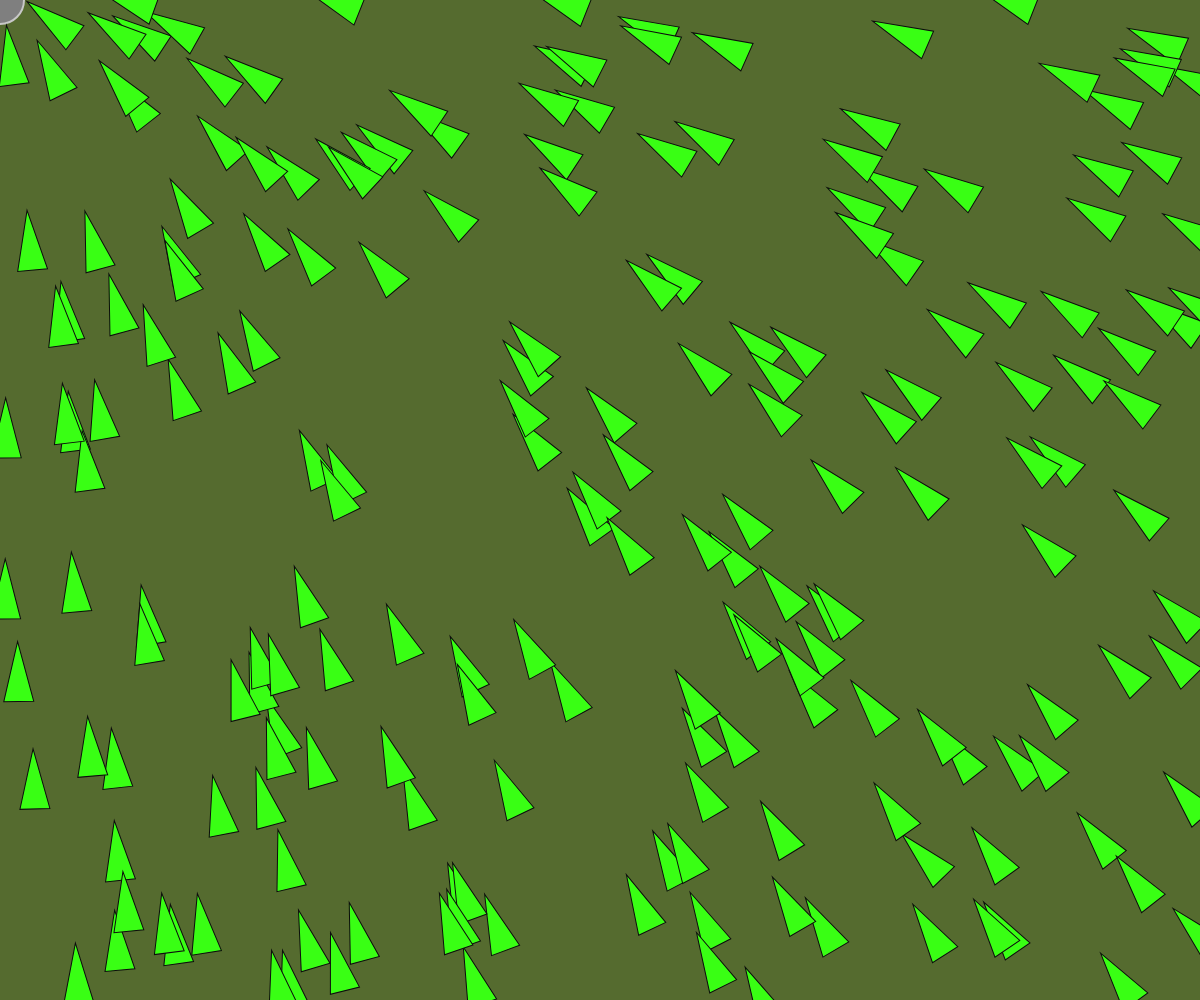
Frame 1 (no input)
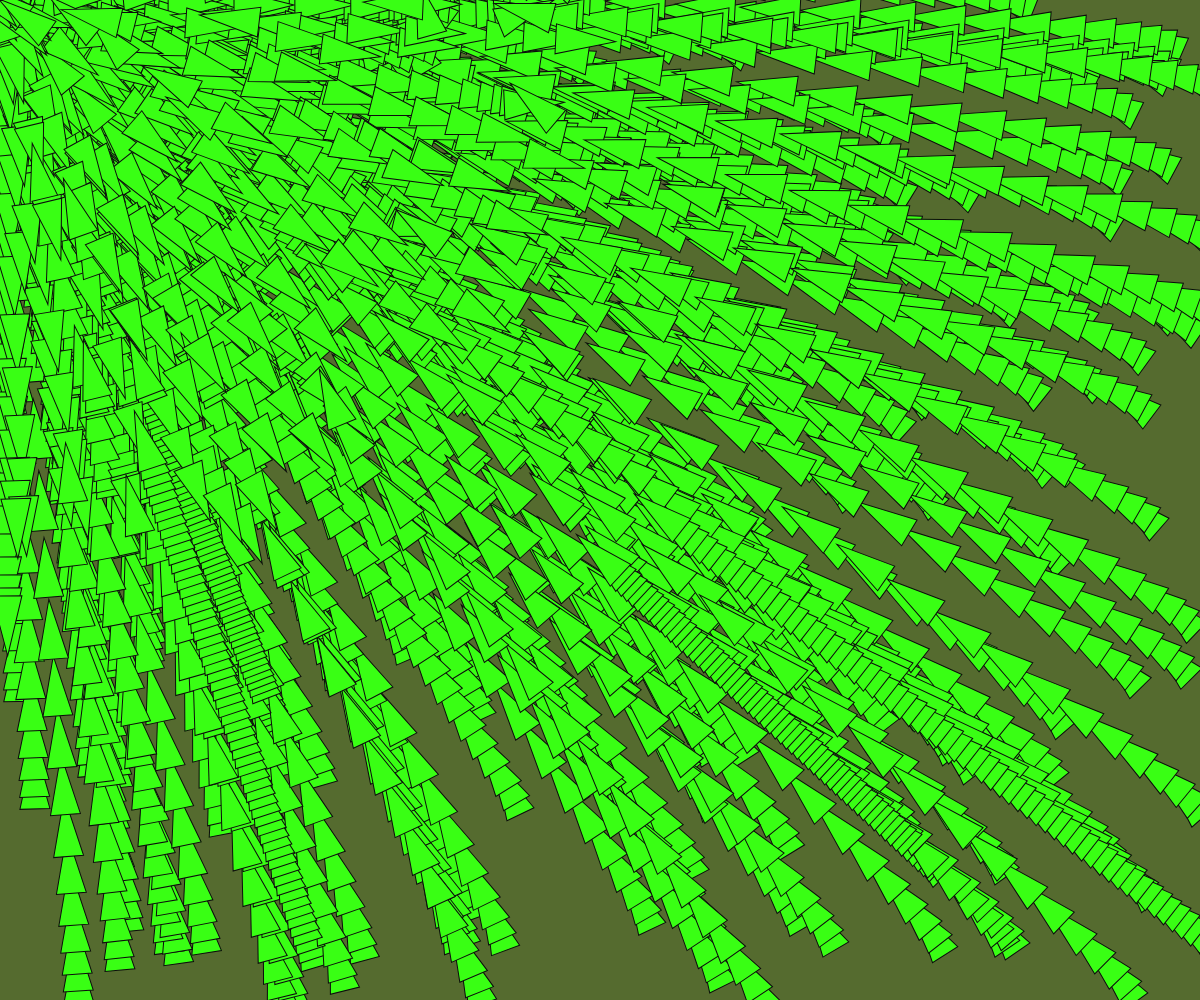
Frame 60 (no input)
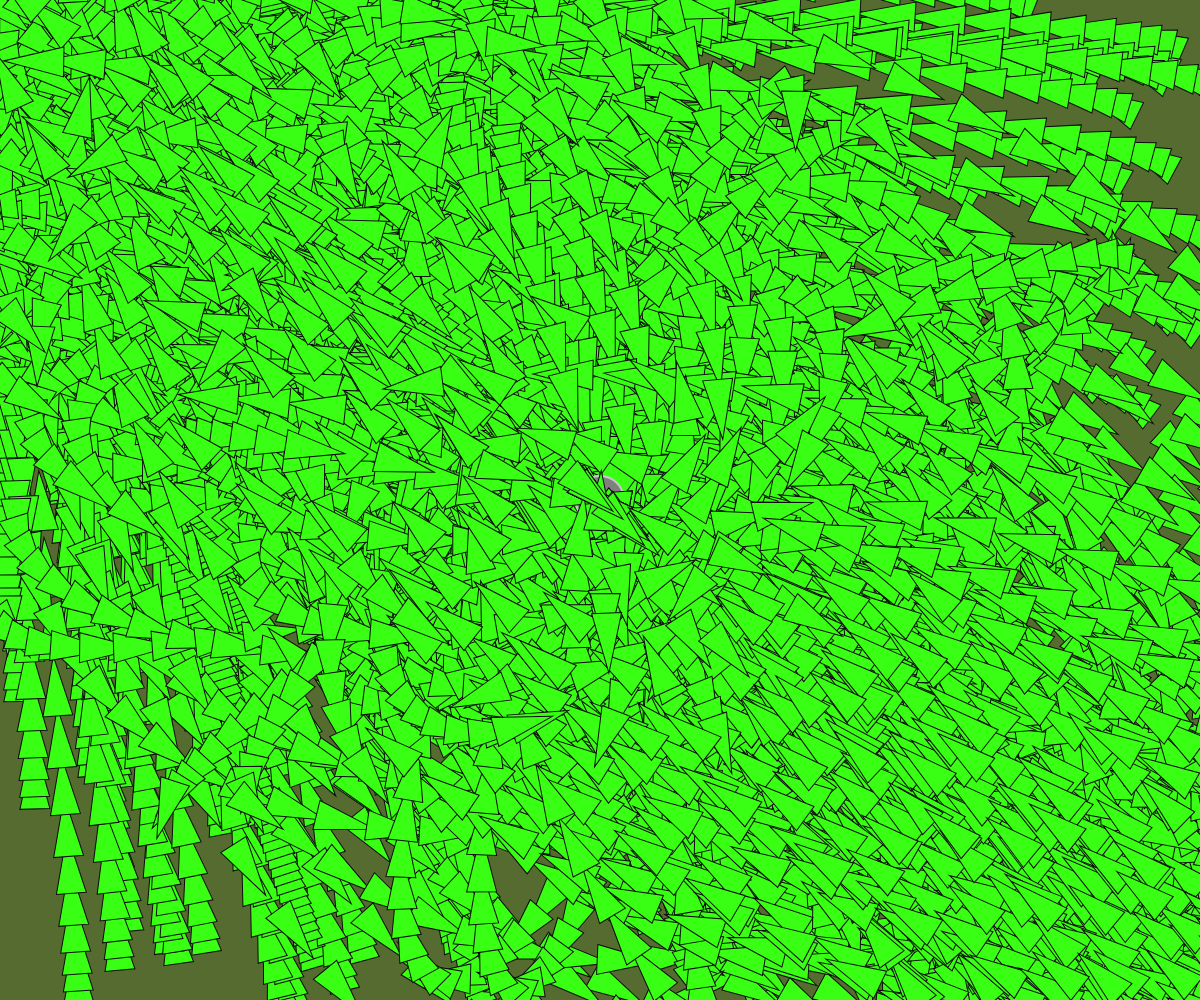
Frame 120 (the mouse pressed at the canvas centre since frame 60)

The p5.js sketch that drew these frames (run headless with seeded random() and noise() and a simulated clock; from frame 60 on, the mouse is pressed at the canvas centre):

// p5.js sketch
// ── sketch.js
var v;
var birds = [];
var canvas;



function windowResized(){
	resizeCanvas(windowWidth, windowHeight)
}

function setup() {
  createCanvas(windowWidth, windowHeight);
 //v = new Vehicle(width/2, height/2);
  canvas = createCanvas(windowWidth, windowHeight);
  canvas.position(0, 0);
  canvas.style('z-index', '-1');
  background(85, 107, 47);

  for(i = 0; i < 200; i++){
  	birds.push(new Vehicle(random(0, width), random(0, height)));
  }
}

function draw() {
  background(0, 0, 0, 0);

  var mouse = createVector(mouseX, mouseY);

  // Draw an ellipse at the mouse position
  fill(127);
  stroke(200);
  strokeWeight(2);
  ellipse(mouse.x, mouse.y, 48, 48);
	for (i = 0; i < birds.length; i++) {
    var v = birds[i];
 	  v.arrive(mouse);
      v.update();
      v.display();
  }
  // Call the appropriate steering behaviors for our agents


}
// ── vehicle.js
function Vehicle(x,y) {
    this.acceleration = createVector(0,0);
    this.velocity = createVector(0,-2);
    this.position = createVector(x,y);
    this.r = 15;
    this.maxspeed = random(5, 500);
    this.maxforce = 5;
  
    // Method to update location
    this.update = function() {
      // Update velocity
      this.velocity.add(this.acceleration);
      // Limit speed
      this.velocity.limit(this.maxspeed);
      this.position.add(this.velocity);
      // Reset accelerationelertion to 0 each cycle
      this.acceleration.mult(0);
    };
  
    this.applyForce = function(force) {
      // We could add mass here if we want A = F / M
      this.acceleration.add(force);
    };
  
    // A method that calculates a steering force towards a target
    // STEER = DESIRED MINUS VELOCITY
    this.arrive = function(target) {
      var desired = p5.Vector.sub(target,this.position);  // A vector pointing from the location to the target
      var d = desired.mag();
      // Scale with arbitrary damping within 100 pixels
      if (d < 100) {
        var m = map(d,0,100,0,this.maxspeed);
        desired.setMag(m);
      } else {
        desired.setMag(this.maxspeed);
      }
  
      // Steering = Desired minus Velocity
      var steer = p5.Vector.sub(desired,this.velocity);
      steer.limit(this.maxforce);  // Limit to maximum steering force
      this.applyForce(steer);
    };
  
    this.display = function() {
      // Draw a triangle rotated in the direction of velocity
      var theta = this.velocity.heading() + PI/2;
      fill(57, 255, 20);
      stroke(12);
      strokeWeight(1);
      push();
      translate(this.position.x,this.position.y);
      rotate(theta);
      beginShape();
      vertex(0, -this.r*2);
      vertex(-this.r, this.r*2);
      vertex(this.r, this.r*2);
      endShape(CLOSE);
      pop();
    };
  }
